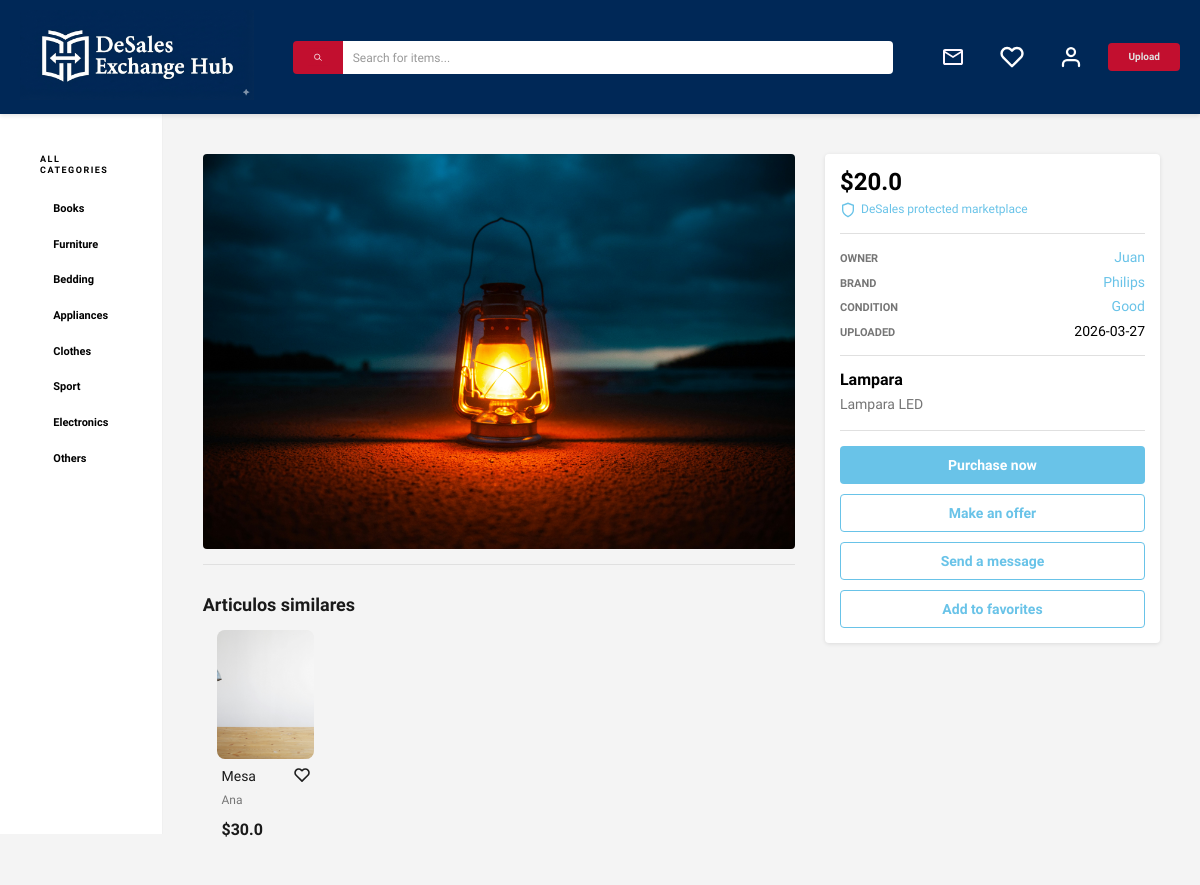
The app's page /item/2 (signed in) with its own data.
### models.py (models this page shows, shortened)
class ItemImage(db.Model):
    id = db.Column(db.Integer, primary_key=True)
    image_url = db.Column(db.String(200), nullable=False)
    item_id = db.Column(db.Integer, db.ForeignKey('item.id'), nullable=False)

class Item(db.Model):
    id = db.Column(db.Integer, primary_key = True, autoincrement = True)
    name = db.Column(db.String(50), nullable = False)
    description = db.Column(db.String(400), nullable = False)
    condition = db.Column(db.String(20), nullable = True, default = "")
    brand = db.Column(db.String(50), nullable = True, default = "")
    price = db.Column(db.Float, nullable = False)
    category = db.Column(db.String(20), nullable = False)
    created_at = db.Column(db.DateTime, nullable = False, default = db.func.current_timestamp())
    user_id = db.Column(db.Integer, db.ForeignKey('user.id'), nullable = False)
    estado = db.Column(db.String(20), nullable = False, default = "active")
    images = db.relationship('ItemImage', backref='item', lazy=True)
    favorited_by = db.relationship('User', secondary='favorite', back_populates='favorite_items', lazy=True)
    @property
    def image_url(self):
        if self.images:
            return self.images[0].image_url
        return "img/default.jpg" # Fallback image

class User(db.Model):
    id = db.Column(db.Integer, primary_key = True)
    username = db.Column(db.String(20), unique = False, nullable = False)
    email = db.Column(db.String(120), unique = True, nullable = False)
    password = db.Column(db.String(255), nullable = False)
    is_active = db.Column(db.Boolean, default=False, nullable=False)
    items = db.relationship('Item', backref = 'owner', lazy = True)
    favorite_items = db.relationship('Item', secondary='favorite', back_populates='favorited_by', lazy=True)
    country = db.Column(db.String(20), nullable = True, default = "")
    city = db.Column(db.String(20), nullable = True, default = "")
    description = db.Column(db.String(400), nullable = True, default = "")
    photo_url = db.Column(db.String(200), nullable = True, default = "")

### app.py (the view)
@app.route("/item/<int:item_id>")
def item(item_id):
    user = get_current_user_from_session()
    if not user:
        return redirect(url_for("login"))
    item = Item.query.get_or_404(item_id)
    similar_items = Item.query.filter_by(category=item.category).filter(Item.id != item.id).limit(10).all()
    favorite_item_ids = {favorite_item.id for favorite_item in user.favorite_items}
    return render_template('item.html', item=item, similar_items=similar_items, favorite_item_ids=favorite_item_ids)

### app.py (called while the page is built, shortened)
def get_current_user_from_session():
    user_id = session.get("user_id")
    if user_id is not None:
        user = db.session.get(User, user_id)
        if user:
            session["user_id"] = user.id
            session["username"] = user.username
            return user

@app.context_processor
def inject_search_query():
    return {
        "current_search_query": request.args.get("q", "").strip(),
        "condition_labels": CONDITION_LABELS,
    }

### templates/item.html (shortened to what this page needs)
{% extends 'base.html' %}
{% block content %}
    <div class="item-contenido">
        <section class="item-main">
            <div class="item-detail-image-container">
                {% if item.images and item.images|length > 0 %}
                    <div class="carousel-container">
                        <div class="carousel-track">
                            {% for image in item.images %}
                                <div class="carousel-slide">
                                    <img class="item-detail-imagen" src="{{ url_for('static', filename=image.image_url) }}" alt="{{ item.name }} - Image {{ loop.index }}">
                                </div>
                            {% endfor %}
                        </div>
                    </div>
                {% endif %}
            </div>
            {% if item.owner.id != session['user_id'] %}
                <div class="divider"></div>
                <div class="items-similares">
                    <h3 class="sitems-title">Articulos similares</h3>
                    <div class="contenedor">
                        {% for similar_item in similar_items %}
                            {% if similar_item.owner.id != session['user_id'] and similar_item.estado == 'active' %}
                                <div class="contenedor-item">
                                    <a href="{{ url_for('item', item_id=similar_item.id) }}" class="item-imagen-container skeleton-loading">
                                        <img class="item-imagen" src="{{ url_for('static', filename=similar_item.image_url) }}" alt="{{ similar_item.name }}" loading="lazy" onload="this.parentElement.classList.remove('skeleton-loading')">
                                    </a>
                                    <div class="item-info">
                                        <div class="item-header">
                                            <h2 class="item-nombre">{{ similar_item.name }}</h2>
                                            <div class="item-actions">
                                                <button class="action-btn favorite-btn {% if similar_item.id in favorite_item_ids %}active{% endif %}" data-item-id="{{ similar_item.id }}" data-is-favorite="{% if similar_item.id in favorite_item_ids %}true{% else %}false{% endif %}" aria-label="Add to favorites">
                                                    <img src="{{ url_for('static', filename='img/assets/RedHeart.svg' if similar_item.id in favorite_item_ids else 'img/assets/Heart.svg') }}" alt="Favorito">
                                                </button>
                                            </div>
                                        </div>
                                        <div class="item-details">
                                            <p class="item-owner">{{ similar_item.owner.username }}</p>
                                        </div>
                                        <p class="item-precio">${{ similar_item.price }}</p>
                                    </div>
                                </div>
                            {% endif %}
                        {% endfor %}
                    </div>
                </div>
            {% endif %}
        </section>
        <aside class="item-sidebar">
            <div class="item-details-card">
                <div class="item-price-box">
                    <h2 class="item-price">${{ item.price }}</h2>
                    <span class="item-protection-info">
                        <svg width="16" height="16" viewBox="0 0 24 24" fill="none" stroke="currentColor" stroke-width="2"><path d="M12 22s8-4 8-10V5l-8-3-8 3v7c0 6 8 10 8 10z"/></svg>
                        DeSales protected marketplace
                    </span>
                </div>
                <div class="divider"></div>
                <div class="item-specs">
                    <div class="spec-row">
                        <span class="spec-label">Owner</span>
                        <span class="spec-value action-text">{{ item.owner.username }}</span>
                    </div>
                    <div class="spec-row">
                        <span class="spec-label">Brand</span>
                        <span class="spec-value action-text">{{ item.brand if item.brand else 'Unbranded' }}</span>
                    </div>
                    <div class="spec-row">
                        <span class="spec-label">Condition</span>
                        <span class="spec-value action-text">{{ condition_labels.get(item.condition, 'Not specified') if item.condition else 'Not specified' }}</span>
                    </div>
                    <div class="spec-row">
                        <span class="spec-label">Uploaded</span>
                        <span class="spec-value">{{ item.created_at.strftime('%Y-%m-%d') }}</span>
                    </div>
                </div>
                <div class="divider"></div>
                <h1 class="item-title">{{ item.name }}</h1>
                <p class="item-description">{{ item.description }}</p>
                <div class="divider"></div>
                {% if item.owner.id != session['user_id'] %}
                    <div class="item-actions">
                        {% if item.estado|lower == 'active' %}
                            <form action="{{ url_for('comprar', item_id=item.id) }}" method="post">
                                <button class="btn btn-primary" type="submit">Purchase now</button>
                            </form>
                        {% else %}
                            <span class="btn btn-outline">Purchased</span>
                        {% endif %}
                        <a class="btn btn-outline">Make an offer</a>
                        <a class="btn btn-outline">Send a message</a>
                        <a class="btn btn-outline favorite-btn {% if item.id in favorite_item_ids %}active{% endif %}" data-item-id="{{ item.id }}" data-is-favorite="{% if item.id in favorite_item_ids %}true{% else %}false{% endif %}" data-favorite-text="true">
                            {% if item.id in favorite_item_ids %}Remove from favorites{% else %}Add to favorites{% endif %}
                        </a>
                    </div>
                {% endif %}
            </div>
        </aside>
    </div>
{% endblock %}

### templates/base.html (shortened to what this page needs)
<!DOCTYPE html>
<html lang="en">
<head>
    <link rel="stylesheet" href="{{ url_for('static', filename='css/app.css') }}">
</head>
<body>
    <nav class="nav">
        <div class="nav-content">
            <a href="/dashboard" class="nav-logo">
                <img src="{{ url_for('static', filename='img/assets/DEH logo letras blanco.png') }}" alt="Desales Exchange Hub Logo">
            </a>
            <form action="{{ url_for('dashboard') }}" method="GET" class="search-form" role="search">
                <button type="submit" class="search-btn">
                    <img src="{{ url_for('static', filename='img/assets/search-white-on-red.svg') }}" alt="Search">
                </button>
                <input type="search" name="q" value="{{ current_search_query }}" placeholder="Search for items..." aria-label="Search for items">
            </form>
            <div class="nav-buttons">
                <a href="{{ url_for('messages') }}" class="nav-icon">
                    <img src="{{ url_for('static', filename='img/assets/mail.svg') }}" alt="Mensajes">
                </a>
                <a href="{{ url_for('favItems') }}" class="nav-icon">
                    <img src="{{ url_for('static', filename='img/assets/WhiteHeart.svg') }}" alt="Favoritos">
                </a>
                <div class="account-menu">
                    <button
                        type="button"
                        class="account-menu-toggle nav-icon"
                        aria-label="Open account menu"
                        aria-haspopup="true"
                        aria-expanded="false"
                        aria-controls="account-menu-panel"
                    >
                        <img src="{{ url_for('static', filename='img/assets/User.svg') }}" alt="">
                    </button>
                </div>
                <a href="{{ url_for('upload') }}" class="upload-button">Upload</a>
            </div>
        </div>
    </nav>
    <div class="layout-container">
        <aside class="sidebar">
            <div class="sidebar-header">
                <a class="sidebar-header-allCategories" href="{{ url_for('dashboard') }}">All Categories</a>
            </div>
            <div class="scroll-container">
                <ul class="lista-enlaces" id="categoryList">
                    <li><a class="filter-button" href="{{ url_for('dashboard', category='Books') }}">Books</a></li>
                    <li><a class="filter-button" href="{{ url_for('dashboard', category='Furniture') }}">Furniture</a></li>
                    <li><a class="filter-button" href="{{ url_for('dashboard', category='Bedding') }}">Bedding</a></li>
                    <li><a class="filter-button" href="{{ url_for('dashboard', category='Appliances') }}">Appliances</a></li>
                    <li><a class="filter-button" href="{{ url_for('dashboard', category='Clothes') }}">Clothes</a></li>
                    <li><a class="filter-button" href="{{ url_for('dashboard', category='Sport') }}">Sport</a></li>
                    <li><a class="filter-button" href="{{ url_for('dashboard', category='Electronics') }}">Electronics</a></li>
                    <li><a class="filter-button" href="{{ url_for('dashboard', category='Others') }}">Others</a></li>
                </ul>
            </div>
        </aside>
        <main class="main-content">
            {% block content %}
            {% endblock %}
        </main>
    </div>
</body>
</html>

### records on screen
ItemImage: image_url (picture)
Item: image_url (picture), name "Mesa", owner.username "Ana", price "30.0"
Item: price "20.0", brand "Philips", condition "Good", created_at "2026-03-27", name "Lampara", description "Lampara LED"
User: owner.username "Juan"
